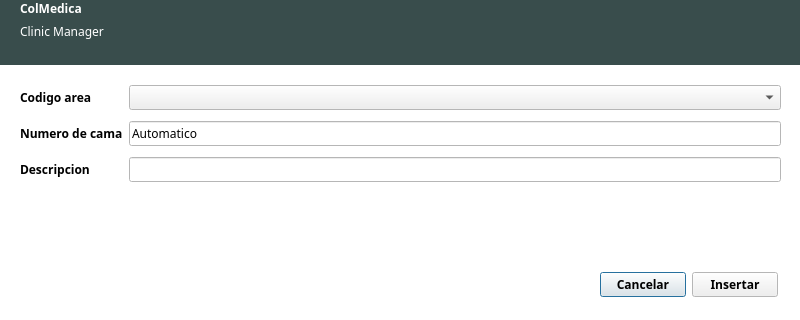
<?xml version="1.0" encoding="UTF-8"?>
<ui version="4.0">
 <class>dialogNuevaCama</class>
 <widget class="QDialog" name="dialogNuevaCama">
  <property name="geometry">
   <rect>
    <x>0</x>
    <y>0</y>
    <width>800</width>
    <height>320</height>
   </rect>
  </property>
  <property name="palette">
   <palette>
    <active>
     <colorrole role="Base">
      <brush brushstyle="SolidPattern">
       <color alpha="255">
        <red>255</red>
        <green>255</green>
        <blue>255</blue>
       </color>
      </brush>
     </colorrole>
     <colorrole role="Window">
      <brush brushstyle="SolidPattern">
       <color alpha="255">
        <red>255</red>
        <green>255</green>
        <blue>255</blue>
       </color>
      </brush>
     </colorrole>
    </active>
    <inactive>
     <colorrole role="Base">
      <brush brushstyle="SolidPattern">
       <color alpha="255">
        <red>255</red>
        <green>255</green>
        <blue>255</blue>
       </color>
      </brush>
     </colorrole>
     <colorrole role="Window">
      <brush brushstyle="SolidPattern">
       <color alpha="255">
        <red>255</red>
        <green>255</green>
        <blue>255</blue>
       </color>
      </brush>
     </colorrole>
    </inactive>
    <disabled>
     <colorrole role="Base">
      <brush brushstyle="SolidPattern">
       <color alpha="255">
        <red>255</red>
        <green>255</green>
        <blue>255</blue>
       </color>
      </brush>
     </colorrole>
     <colorrole role="Window">
      <brush brushstyle="SolidPattern">
       <color alpha="255">
        <red>255</red>
        <green>255</green>
        <blue>255</blue>
       </color>
      </brush>
     </colorrole>
    </disabled>
   </palette>
  </property>
  <property name="font">
   <font>
    <family>Ubuntu Condensed</family>
    <weight>75</weight>
    <bold>true</bold>
   </font>
  </property>
  <property name="cursor">
   <cursorShape>PointingHandCursor</cursorShape>
  </property>
  <property name="windowTitle">
   <string>Nueva Cama</string>
  </property>
  <property name="autoFillBackground">
   <bool>true</bool>
  </property>
  <widget class="QWidget" name="widgetCuerpo" native="true">
   <property name="geometry">
    <rect>
     <x>10</x>
     <y>70</y>
     <width>781</width>
     <height>241</height>
    </rect>
   </property>
   <property name="autoFillBackground">
    <bool>true</bool>
   </property>
   <widget class="QWidget" name="layoutWidget">
    <property name="geometry">
     <rect>
      <x>10</x>
      <y>10</y>
      <width>761</width>
      <height>110</height>
     </rect>
    </property>
    <layout class="QGridLayout" name="gridLayout">
     <item row="0" column="0">
      <widget class="QLabel" name="labelCodigoArea">
       <property name="text">
        <string>Codigo area</string>
       </property>
      </widget>
     </item>
     <item row="0" column="1">
      <widget class="QComboBox" name="comboBoxCodigoArea">
       <property name="font">
        <font>
         <weight>50</weight>
         <bold>false</bold>
        </font>
       </property>
      </widget>
     </item>
     <item row="2" column="0">
      <widget class="QLabel" name="labelDescripcion">
       <property name="text">
        <string>Descripcion</string>
       </property>
      </widget>
     </item>
     <item row="1" column="0">
      <widget class="QLabel" name="labelNumerDeCama">
       <property name="text">
        <string>Numero de cama</string>
       </property>
      </widget>
     </item>
     <item row="1" column="1">
      <widget class="QLineEdit" name="lineEditNumeroDeCama">
       <property name="font">
        <font>
         <weight>50</weight>
         <bold>false</bold>
        </font>
       </property>
       <property name="text">
        <string>Automatico</string>
       </property>
       <property name="readOnly">
        <bool>true</bool>
       </property>
      </widget>
     </item>
     <item row="2" column="1">
      <widget class="QLineEdit" name="lineEditDescripcion">
       <property name="font">
        <font>
         <weight>50</weight>
         <bold>false</bold>
        </font>
       </property>
       <property name="inputMask">
        <string>AAAAAAAAAAAAAAAAAAAAAAAAAAAAAAAAAAAAAAAA; </string>
       </property>
       <property name="maxLength">
        <number>40</number>
       </property>
      </widget>
     </item>
    </layout>
   </widget>
   <widget class="QWidget" name="layoutWidget">
    <property name="geometry">
     <rect>
      <x>590</x>
      <y>200</y>
      <width>178</width>
      <height>29</height>
     </rect>
    </property>
    <layout class="QHBoxLayout" name="horizontalLayout">
     <item>
      <widget class="QPushButton" name="pushButtonCancelar">
       <property name="text">
        <string>Cancelar</string>
       </property>
      </widget>
     </item>
     <item>
      <widget class="QPushButton" name="pushButtonInsertar">
       <property name="text">
        <string>Insertar</string>
       </property>
      </widget>
     </item>
    </layout>
   </widget>
  </widget>
  <widget class="QWidget" name="widgetCabecera" native="true">
   <property name="geometry">
    <rect>
     <x>0</x>
     <y>0</y>
     <width>800</width>
     <height>65</height>
    </rect>
   </property>
   <property name="palette">
    <palette>
     <active>
      <colorrole role="WindowText">
       <brush brushstyle="SolidPattern">
        <color alpha="255">
         <red>255</red>
         <green>255</green>
         <blue>255</blue>
        </color>
       </brush>
      </colorrole>
      <colorrole role="Base">
       <brush brushstyle="SolidPattern">
        <color alpha="255">
         <red>255</red>
         <green>255</green>
         <blue>255</blue>
        </color>
       </brush>
      </colorrole>
      <colorrole role="Window">
       <brush brushstyle="SolidPattern">
        <color alpha="255">
         <red>57</red>
         <green>77</green>
         <blue>76</blue>
        </color>
       </brush>
      </colorrole>
     </active>
     <inactive>
      <colorrole role="WindowText">
       <brush brushstyle="SolidPattern">
        <color alpha="255">
         <red>255</red>
         <green>255</green>
         <blue>255</blue>
        </color>
       </brush>
      </colorrole>
      <colorrole role="Base">
       <brush brushstyle="SolidPattern">
        <color alpha="255">
         <red>255</red>
         <green>255</green>
         <blue>255</blue>
        </color>
       </brush>
      </colorrole>
      <colorrole role="Window">
       <brush brushstyle="SolidPattern">
        <color alpha="255">
         <red>57</red>
         <green>77</green>
         <blue>76</blue>
        </color>
       </brush>
      </colorrole>
     </inactive>
     <disabled>
      <colorrole role="WindowText">
       <brush brushstyle="SolidPattern">
        <color alpha="255">
         <red>159</red>
         <green>158</green>
         <blue>158</blue>
        </color>
       </brush>
      </colorrole>
      <colorrole role="Base">
       <brush brushstyle="SolidPattern">
        <color alpha="255">
         <red>57</red>
         <green>77</green>
         <blue>76</blue>
        </color>
       </brush>
      </colorrole>
      <colorrole role="Window">
       <brush brushstyle="SolidPattern">
        <color alpha="255">
         <red>57</red>
         <green>77</green>
         <blue>76</blue>
        </color>
       </brush>
      </colorrole>
     </disabled>
    </palette>
   </property>
   <property name="autoFillBackground">
    <bool>true</bool>
   </property>
   <widget class="QWidget" name="layoutWidget_4">
    <property name="geometry">
     <rect>
      <x>20</x>
      <y>0</y>
      <width>162</width>
      <height>62</height>
     </rect>
    </property>
    <layout class="QFormLayout" name="formLayout_5">
     <item row="0" column="0">
      <widget class="QLabel" name="labelColMedica">
       <property name="styleSheet">
        <string notr="true">font: 30pt &quot;Ubuntu Condensed&quot;;
color: rgb(255, 255, 255);</string>
       </property>
       <property name="text">
        <string>ColMedica</string>
       </property>
      </widget>
     </item>
     <item row="1" column="0">
      <widget class="QLabel" name="labelClinicManager">
       <property name="font">
        <font>
         <weight>50</weight>
         <bold>false</bold>
        </font>
       </property>
       <property name="text">
        <string>Clinic Manager</string>
       </property>
      </widget>
     </item>
    </layout>
   </widget>
  </widget>
 </widget>
 <resources/>
 <connections/>
</ui>
